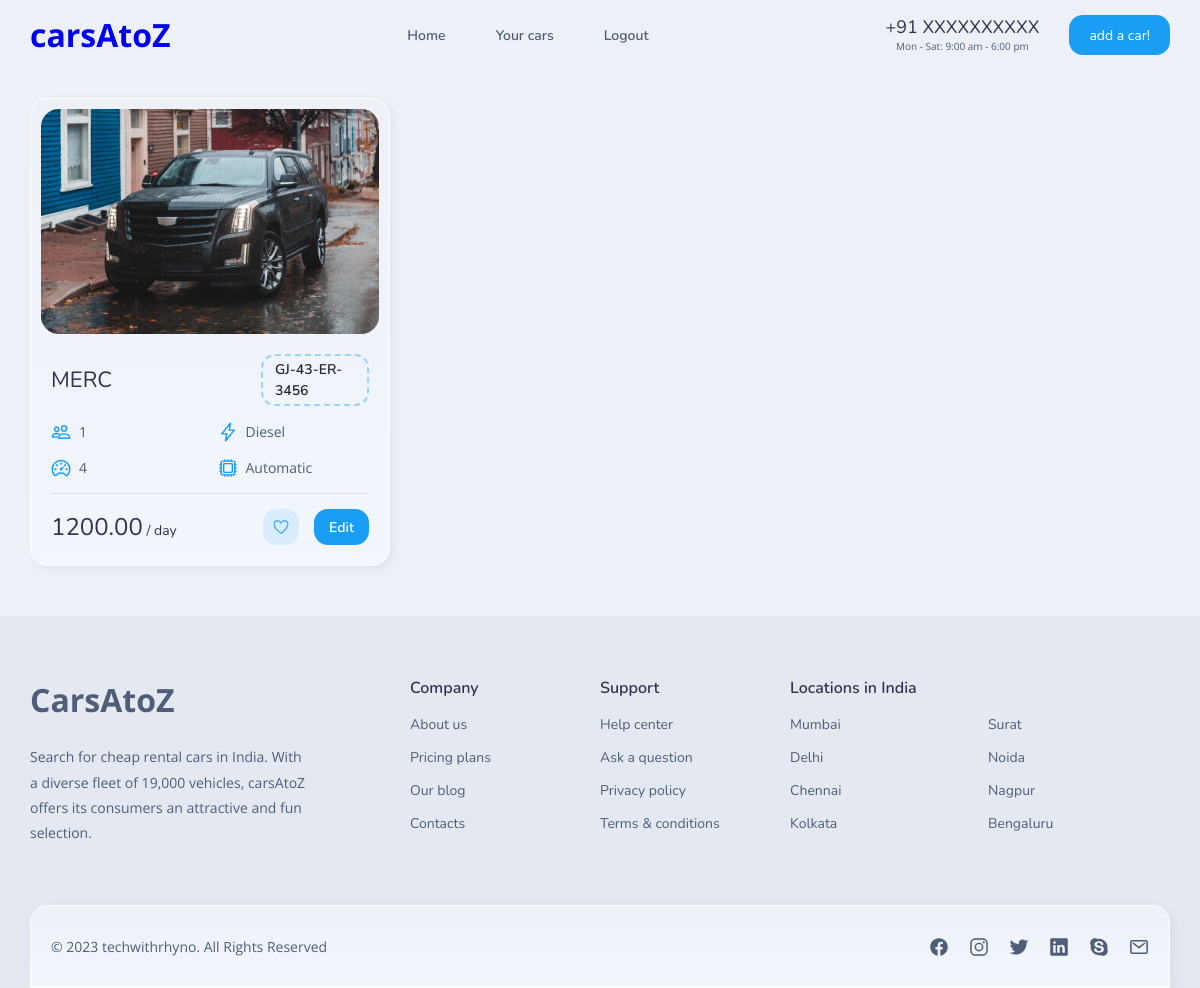
Screenshot of /admin/booked_cars.php?id=23 with the database file from the repository.
### tables this page shows
CREATE TABLE `vehicle` (
  `VehicleID` int(11) NOT NULL,
  `VehicleModel` varchar(255) NOT NULL,
  `VehicleNumber` varchar(15) NOT NULL,
  `SeatingCapacity` int(11) NOT NULL,
  `RentPerDay` decimal(10,2) NOT NULL,
  `engine` varchar(255) NOT NULL,
  `e_spec` varchar(255) NOT NULL,
  `gear` varchar(255) NOT NULL,
  `PhotoURL` varchar(255) DEFAULT NULL,
  `status` varchar(255) NOT NULL,
  `agency_id` varchar(255) NOT NULL,
  `customer_id` varchar(255) NOT NULL
);

### admin/booked_cars.php (the view, shortened to what this page needs)
<?php
include('../config.php');
$id=$_GET['id'];
?>
<!DOCTYPE html>
<html lang="en">
<head>
  <link rel="stylesheet" href="../assets/css/style.css">
</head>
<body>
 <?php include('navbar.php');?>
  <main>
    <article>
      <section class="section featured-car" id="featured-car">
        <div class="container">
          <ul class="featured-car-list">
          <?php
          $sql="SELECT *FROM vehicle where status='booked' and agency_id='$id'";
          $res=mysqli_query($conn,$sql);
          if($res==TRUE)
           {
            $count= mysqli_num_rows($res);
            if($count>0)
             {
               while($rows=mysqli_fetch_assoc($res))
                {?>
            <li>
              <div class="featured-car-card">
                <figure class="card-banner">
                  <img src="http://localhost/carsAtoZ/assets/images/cars/<?php echo $rows['PhotoURL'];?>" alt="car_pic" loading="lazy" width="440" height="300"
                    class="w-100">
                </figure>
                <div class="card-content">
                  <div class="card-title-wrapper">
                    <h3 class="h3 card-title">
                      <a href="#"><?php echo $rows['VehicleModel'];?></a>
                    </h3>
                    <data class="year" value="vehicleNumber"><?php echo $rows['VehicleNumber'];?></data>
                  </div>
                  <ul class="card-list">
                    <li class="card-list-item">
                      <ion-icon name="people-outline"></ion-icon>
                      <span class="card-item-text"><?php echo $rows['SeatingCapacity'];?></span>
                    </li>
                    <li class="card-list-item">
                      <ion-icon name="flash-outline"></ion-icon>
                      <span class="card-item-text"><?php echo $rows['engine'];?></span>
                    </li>
                    <li class="card-list-item">
                      <ion-icon name="speedometer-outline"></ion-icon>
                      <span class="card-item-text"><?php echo $rows['e_spec'];?></span>
                    </li>
                    <li class="card-list-item">
                      <ion-icon name="hardware-chip-outline"></ion-icon>
                      <span class="card-item-text"><?php echo $rows['gear'];?></</span>
                    </li>
                  </ul>
                  <div class="card-price-wrapper">
                    <p class="card-price">
                      <strong><?php echo $rows['RentPerDay'];?></strong> / day
                    </p>
                    <button class="btn fav-btn" aria-label="Add to favourite list">
                      <ion-icon name="heart-outline"></ion-icon>
                    </button>
                    <button class="btn">Edit</button>
                  </div>
                </div>
              </div>
            </li>
            <?php
                }
            }
        }
        ?>
          </ul>
        </div>
      </section>
    </article>
  </main>
  <?php include('footer.php');?>
</body>
</html>

### rows the page displays
vehicle: PhotoURL (picture), VehicleModel "MERC", VehicleNumber "GJ-43-ER-3456", SeatingCapacity "1", engine "Diesel", e_spec "4", gear "Automatic", RentPerDay "1200.00"
